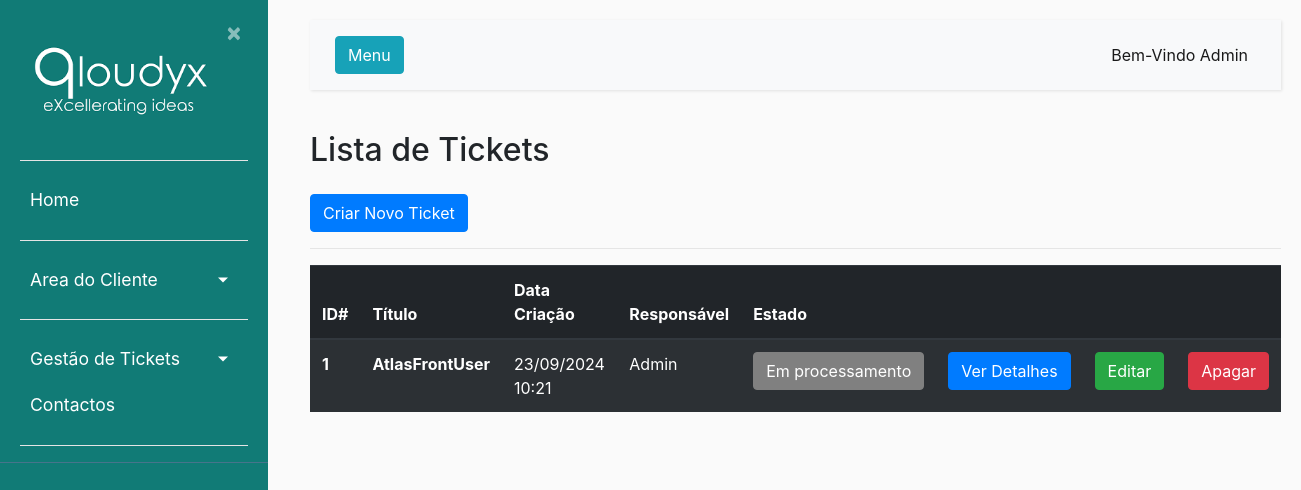
The page /gestao/ (signed in) on the database as committed earlier.
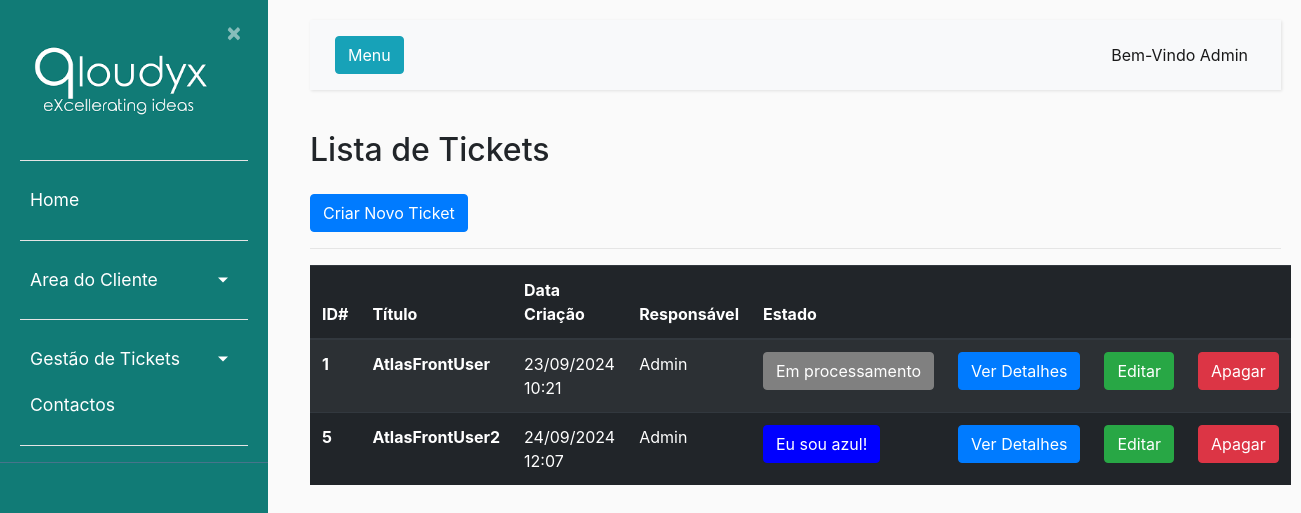
The same page on the database as committed later.
### ticket/models.py (models this page shows, shortened)
class Usuarios(AbstractBaseUser):
    nome = models.CharField(max_length=100, unique=True)
    email = models.EmailField()
    foto = models.ImageField(null=True, blank=True, upload_to='users/uploads/fotos')
    descricao = models.CharField(max_length=250, null=True)
    EscolhasRole = {
    ("QLOUDYX", "Qloudyx"),
    ("OPERADOR", "Operador"),
    ("CLIENTE", "Cliente"),
    }
    role = models.CharField(max_length=50,choices= EscolhasRole)
    entidade = models.ForeignKey(Entidades, on_delete=models.CASCADE)
    telefone = PhoneNumberField(null=True, blank=False, unique=True)
    date_of_birth = models.DateField()
    is_active = models.BooleanField(default=True)
    is_admin = models.BooleanField(default=False)
    objects = MyUserManager()
    USERNAME_FIELD = 'nome'
    REQUIRED_FIELDS = ['date_of_birth','email']

class Ticket(models.Model):
    nome = models.CharField(max_length=50)
    dataCriacao = models.DateTimeField(default=timezone.now())
    descricao = models.CharField(max_length=300)
    usuarios = models.ForeignKey(Usuarios, null = True, on_delete=models.CASCADE)
    app_tpPedidos = models.ForeignKey(Apps_tpPedidos, on_delete=models.CASCADE)
    prioridade = models.ForeignKey(Prioridade, null = True , on_delete=models.CASCADE)
    resolucao = models.ForeignKey(Resolucao, null = True, on_delete=models.CASCADE)
    id_Proprietario = models.IntegerField(null = True)
    estado = models.ForeignKey(StatusLog, on_delete=models.CASCADE)

class StatusLog(models.Model):
    estado = models.ForeignKey(Estado, on_delete=models.CASCADE)
    usuario = models.ForeignKey(Usuarios, on_delete=models.CASCADE)
    dataHora = models.DateTimeField()

class Estado(models.Model):
    estado = models.CharField(max_length=20)
    cor = models.CharField(max_length=30)
    font_color = models.CharField(max_length=30)
    descricao = models.CharField(max_length=300)
    def __str__(self):
        return self.estado

### ticket/views.py (the view)
# urls.py: path('gestao/', views.ticket_list, name='ticket-gestao'),
def ticket_list(request):
    tickets = Ticket.objects.all()
    tickuser = request.user
    tickets = Ticket.objects.filter(usuarios=tickuser)
    return render(request, 'ticket/listaticket.html', {'tickets': tickets})

### ticket/templates/ticket/listaticket.html (shortened to what this page needs)
{% extends "ticket/base.html" %}
{% block content %}
<body>
    <h2 style="margin-bottom:25px">Lista de Tickets</h2>
    {% if user.is_authenticated %}
    {% if tickets %}
    <button type="button" class="btn btn-primary"><a href="{% url 'novoticket' %}">Criar Novo Ticket</a></button>
    <hr>
    <table class="table table-striped table-dark">
        <thead>
          <tr>
            <th scope="col">ID#</th>
            <th scope="col">Título</th>
            <th scope="col">Data Criação</th>
            <th scope="col">Responsável</th>
            <th class="col-2 col-sm-1">Estado</th>
            <th class="col-2 col-sm-1"></th>
            <th class="col-2 col-sm-1"></th>
            <th class="col-2 col-sm-1"></th>
          </tr>
        </thead>
        <tbody>
          {% for ticket in tickets %}
          <tr>
            <th>{{ ticket.id }}</th>
            <th scope="row">{{ ticket.nome }}</th>
            <td>{{ ticket.dataCriacao|date:"d/m/Y H:i" }}</td>
            <td>{{ ticket.usuarios.nome }}</td>
            <td><button style="background-color:{{ticket.estado.estado.font_color}}; border-color:{{ticket.estado.estado.font_color}}"type="button" class="btn btn-primary">{{ ticket.estado.estado }}</button></td>
            <td><button type="button" class="btn btn-primary"><a href="{% url 'detalheticket' ticket.pk %}">Ver Detalhes</a></button></td>
            <td><button type="button" class="btn btn-success"><a href="{% url 'editar_ticket' ticket.pk %}">Editar</a></button></td>
            <td><button type="button" class="btn btn-danger"><a href="{% url 'apagar_ticket' ticket.pk %}">Apagar</a></button></td>
          </tr>
          {% endfor %}
        </tbody>
    </table>
    {% else %}
        <p>Nenhum ticket encontrado.</p>
    {% endif %}
    {% endif %}
</body>
{% endblock content %}

### ticket/templates/ticket/base.html (shortened to what this page needs)
{% load static %}
<!DOCTYPE html>
<html lang="en">
<head>
    <link rel="stylesheet" href="https://cdn.jsdelivr.net/npm/bootstrap@4.0.0/dist/css/bootstrap.min.css">
    <link rel="stylesheet" type="text/css" href="{% static 'ticket/main.css' %}">
</head>
<body>
    <div class="wrapper">
        <nav id="sidebar">
            <div class="sidebar-header">
                <a href = "{% url 'ticket-home' %}"> <img src="{% static 'ticket/Qloudyx.png' %}" style="width:200px;height:100%;"></a>
                <a class="close" onclick="CloseMenu()">&nbsp×&nbsp</a>
                <hr>
            </div>
            <ul class="list-unstyled components" >
                <li>
                    <a href="{% url 'ticket-home' %}">Home</a>
                        {% if user.is_authenticated %}
                    <hr>
                    <a href="#homeSubmenu" data-toggle="collapse" aria-expanded="false" class="dropdown-toggle">Area do Cliente</a>
                        {% endif %}
                </li>
                <li>
                    {% if user.is_authenticated %}
                    <hr>
                    <a href="#pageSubmenu" data-toggle="collapse" aria-expanded="false" class="dropdown-toggle">Gestão de Tickets</a>
                    {% endif %}
                    <a href="#">Contactos</a>
                    <hr>
            </ul>
        </nav>
        </div>
        <div id="content">
            <nav class="navbar navbar-expand-lg navbar-light bg-light">
                <div class="container-fluid">
                    <button type="button" id="sidebarCollapse" onClick="OpenMenu()" class="btn btn-info">
                        <span>Menu</span>
                    </button>
                    <div class="collapse navbar-collapse" id="navbarSupportedContent">
                        <ul class="nav navbar-nav ml-auto">
                            <li class="nav-item active">
                                <a class="nav-link" href="#">Bem-Vindo {{user.nome}}</a>
                            </li>
                        </ul>
                    </div>
                </div>
            </nav>
            <main role="main" class="container">
                <div class="row">
                    <div class="col-md-8">
                    </div>
                </div>
            </main>
            {% block content %}{% endblock %}
</body>
</html>

### ticket/static/ticket/main.css (style rules this page uses)
body { background: #fafafa; }
hr { background-color: white; }
a, a:hover, a:focus { color: inherit; text-decoration: none; transition: all 0.3s; }
.navbar { padding: 15px 10px; background: #fff; border: none; border-radius: 0; margin-bottom: 40px; box-shadow: 1px 1px 3px rgba(0, 0, 0, 0.1); }
.wrapper { display: flex; width: 100%; align-items: stretch; }
#sidebar { height: 100%; width: 250; position: fixed; z-index: 1; overflow-x: hidden; background: #117B76; color: #fff; transition: all 0.3s; }
#sidebar .sidebar-header { padding-left: 20px; padding-top: 20px; padding-right: 20px; background: #117B76; }
#sidebar ul.components { padding-left: 20px; padding-right: 20px; border-bottom: 1px solid #47748b; }
#sidebar ul li a { padding: 10px; font-size: 1.1em; display: block; }
a[data-toggle="collapse"] { position: relative; }
.dropdown-toggle::after { display: block; position: absolute; top: 50%; right: 20px; transform: translateY(-50%); }
#content { margin-left: 290px; position: relative; padding: 20px; min-height: 100vh; transition: all 0.3s; }

Rows that differ between the two databases and show on the page:
added Ticket: id "5", nome "AtlasFrontUser2", dataCriacao "24/09/2024 12:07", usuarios.nome "Admin", estado.estado "Eu sou azul!"
